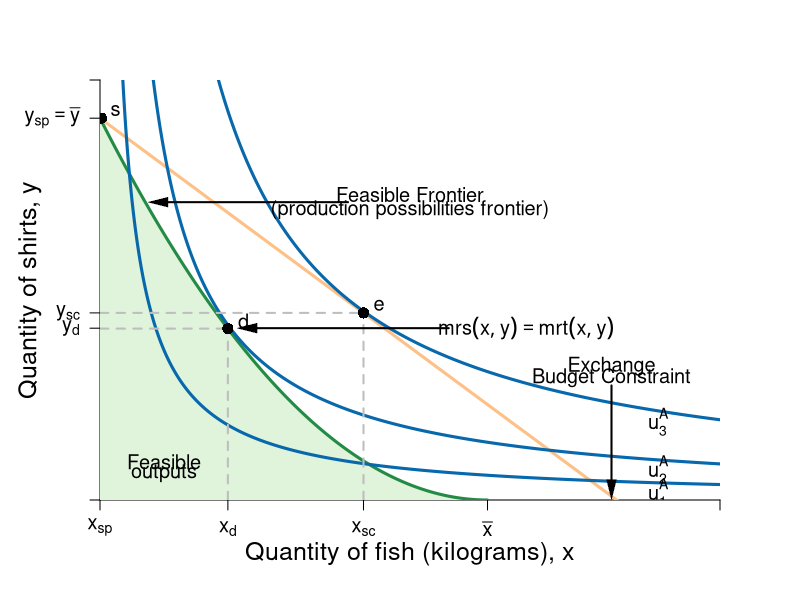

Reproduce this figure in R.
#Graph Designer: Simon Halliday
#Authors: Bowles, Foley and Halliday
#Title: Coordination, Conflict and Competition: A Text in Microeconomics

require(shape)
pdf(file = "specprodexch/ppf_eos_indiff.pdf", width = 9, height = 9)

#Set parameters for graphics
axislabelsize <- 1.5
labelsize <- 1.2
graphlinewidth <- 3
segmentlinewidth <- 2

COL <- c("#7fc97f", "#beaed4", "#fdc086", "#ffff99", "#386cb0", "#f0027f", "#bf5b17", "#666666")
COLA <- c("#e0f3db", "#99d8c9","#66c2a4","#41ae76", "#238b45", "#005824")
COLB <- c("#4eb3d3", "#2b8cbe", "#0868ac","#084081")

#Edited the margins to cater for the larger LHS labels
par(mar =  c(5, 5, 4, 4))

#Change this to make it log of l 

# ppf <- function(l, k = 0.5) {
#   k * (1/l)
# }

ppf <- function(fish, k = 10/25, alpha = 2, maxfish = 5) {
  k * (fish - maxfish)^alpha 
}
# 
# fishProd <- function(l, k = 0.5){
#   (-k)*l
# }
# 
# feasibleLabor <- function(l, time = 10){
#   -time - l
# }
# 
# manufactureProd <- function(l, k = 0.1, alpha = 2){
#   k * (-l)^alpha
# }

uFn <- function(x, y, alpha = 0.5){
  (x^alpha)*(y^(1-alpha))
}

budgetExchange <- function(x, yintercept = 12, slope = 1){
  yintercept - slope * x
}

xlims <- c(0, 8)
ylims <- c(0, 11)

npts <- 501 
x <- seq(xlims[1], xlims[2], length.out = npts)
y <- seq(ylims[1], ylims[2], length.out = npts) 
a <- c(1.8, 2.75, 4.1)

plot(0, 0, xlim = xlims, ylim = ylims, type = "n",
     xlab = expression(paste("")),
     ylab = expression(paste("")), 
     xaxt = "n", 
     yaxt = "n", 
     cex.lab = axislabelsize, 
     bty = "n", 
     xaxs="i", 
     yaxs="i"
)

# ticksy <- seq(from = 0, to = ylims[2], by = 1)
# ylabels <- seq(from = 0, to = ylims[2], by = 1)
# ticksx <- seq(from = 0, to = xlims[2], by = 1)
# xlabels <- seq(from = 0, to = xlims[2], by = 1)
ticksy <- c(ylims[1], 4.5, 4.9, 10, ylims[2])
ylabels <- c(NA, expression(paste(y[d])), expression(paste(y[sc])),expression(paste(y[sp] == bar(y)))   , NA)
ticksx <- c(xlims[1], 1.65, 3.4, 5,  xlims[2])
xlabels <- c(expression(paste(x[sp])), expression(paste(x[d])), expression(paste(x[sc])), expression(paste(bar(x))), NA)


axis(1, at = ticksx, pos = 0, labels = xlabels, cex.axis = labelsize)
axis(2, at = ticksy, pos = 0, labels = ylabels, las = 1, cex.axis = labelsize)

npts <- 500 
xx1 <- seq(0, 5, length.out = npts)
xx2 <- seq(0, xlims[2], length.out = npts)
xx3 <- seq(xlims[1], 0, length.out = npts)
xx4 <- seq(-11, 0, length.out = npts)

#Draw the polygon for shading the feasible set
xpoly1 <- seq(from = 0, to = 5, length.out = 500)
ypoly1 <- ppf(xpoly1, k = 10/25, alpha = 2, maxfish = 5)
polygon(x = c(xpoly1, rev(xpoly1[1])), y = c(ypoly1, rev(ypoly1)[1]), col=COLA[1], density=NULL, border = NA)

#Draw the graphs
lines(xx1, ppf(xx1, k = 10/25, alpha = 2, maxfish = 5), col = COLA[5], lwd = graphlinewidth)
lines(xx2, budgetExchange(xx2,  yintercept = 10, slope = 1.5), col = COL[3], lwd = graphlinewidth)
#lines(xx3, feasibleLabor(xx3, time = 10), col = COL[3], lwd = graphlinewidth)
#lines(xx4, manufactureProd(xx4, k = 0.1, alpha = 2), col = COLB[4], lwd = graphlinewidth)

#Label axes
mtext(expression(paste("Quantity of fish (kilograms), ", x)), side = 1, line = 2.5, cex = axislabelsize)
text(-0.9, 0.5*ylims[2], expression(paste("Quantity of shirts, ", y)), xpd = TRUE, cex = axislabelsize, srt = 90) 


contour(x, y, 
        outer(x, y, uFn),
        drawlabels = FALSE,
        col = COLB[3],
        lwd = graphlinewidth,
        levels = a, 
        xaxs="i", 
        yaxs="i", 
        add = TRUE)

#Label the indifference curves
text(7.2, 0.2, expression(u[1]^A), cex = labelsize)
text(7.2, 0.8, expression(u[2]^A), cex = labelsize)
text(7.2, 2.05, expression(u[3]^A), cex = labelsize)

#Label point d
text(1.65 + 0.2, ppf(fish = 1.65) +.2, expression(d), cex = labelsize)
segments(1.65, 0, 1.65, ppf(fish = 1.65), lty = 2, col = "gray", lwd = segmentlinewidth)
segments(0, ppf(fish = 1.65), 1.65, ppf(fish = 1.65, k = 10/25, alpha = 2, maxfish = 5), lty = 2, col = "gray", lwd = segmentlinewidth)
points(1.65, ppf(fish = 1.65), pch = 16, col = "black", cex = 1.5)

#Label point e
text(3.4 + 0.2, budgetExchange(3.4,  yintercept = 10, slope = 1.5) +.2, expression(e), cex = labelsize)
segments(3.4, 0, 3.4, budgetExchange(3.4,  yintercept = 10, slope = 1.5), lty = 2, col = "gray", lwd = segmentlinewidth)
segments(0, budgetExchange(3.4,  yintercept = 10, slope = 1.5), 3.4, budgetExchange(3.4,  yintercept = 10, slope = 1.5), lty = 2, col = "gray", lwd = segmentlinewidth)
points(3.4, budgetExchange(3.4,  yintercept = 10, slope = 1.5), pch = 16, col = "black", cex = 1.5)

#Label point s
text(0.2, 10.2, expression(s), cex = labelsize)
points(0.02, 10, pch = 16, col = "black", cex = 1.5)

#Label the feasible frontier
text(4, 8, expression("Feasible Frontier"), cex = labelsize)
text(4, 7.6, expression("(production possibilities frontier)"), cex = labelsize)
Arrows(3.2, 7.8, 0.75, 7.8, col = "black", lty = 1, lwd = 2, arr.type = "triangle", arr.lwd = 0.5)


#Label the exchange constraint
text(6.6, 3.5, expression("Exchange"), cex = labelsize)
text(6.6, 3.2, expression("Budget Constraint"), cex = labelsize)
Arrows(6.6, 3, 6.6, 0.275, col = "black", lty = 1, lwd = 2, arr.type = "triangle", arr.lwd = 0.5)

#Label mrt = mrs
text(5.5, 4.5, expression(paste(mrs(x,y) == mrt(x,y))), cex = labelsize)
Arrows(4.5, 4.5, 1.9, 4.5, col = "black", lty = 1, lwd = 2, arr.type = "triangle", arr.lwd = 0.5)

text(0.825, 1, expression("Feasible"), cex = labelsize)
text(0.825, 0.7, expression("outputs"), cex = labelsize)

dev.off()
